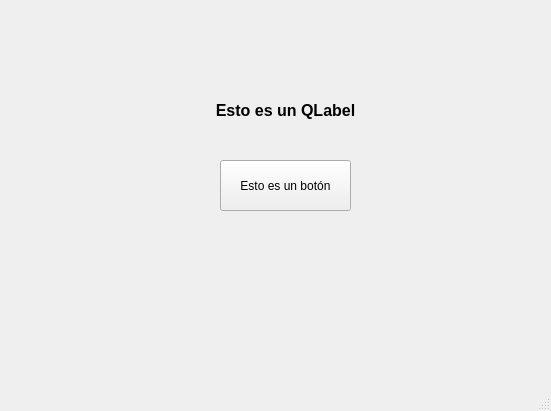
<?xml version="1.0" encoding="UTF-8"?>
<ui version="4.0">
 <class>principal</class>
 <widget class="QMainWindow" name="principal">
  <property name="geometry">
   <rect>
    <x>0</x>
    <y>0</y>
    <width>551</width>
    <height>411</height>
   </rect>
  </property>
  <property name="windowTitle">
   <string>Programa principal</string>
  </property>
  <widget class="QWidget" name="centralwidget">
   <widget class="QPushButton" name="pushButton">
    <property name="geometry">
     <rect>
      <x>220</x>
      <y>160</y>
      <width>131</width>
      <height>51</height>
     </rect>
    </property>
    <property name="text">
     <string>Esto es un botón</string>
    </property>
   </widget>
   <widget class="QLabel" name="textoetiqueta">
    <property name="geometry">
     <rect>
      <x>200</x>
      <y>90</y>
      <width>171</width>
      <height>41</height>
     </rect>
    </property>
    <property name="font">
     <font>
      <pointsize>12</pointsize>
      <weight>75</weight>
      <bold>true</bold>
     </font>
    </property>
    <property name="text">
     <string>Esto es un QLabel</string>
    </property>
    <property name="alignment">
     <set>Qt::AlignCenter</set>
    </property>
   </widget>
  </widget>
  <widget class="QMenuBar" name="menubar">
   <property name="geometry">
    <rect>
     <x>0</x>
     <y>0</y>
     <width>551</width>
     <height>21</height>
    </rect>
   </property>
  </widget>
  <widget class="QStatusBar" name="statusbar"/>
 </widget>
 <resources/>
 <connections/>
</ui>
